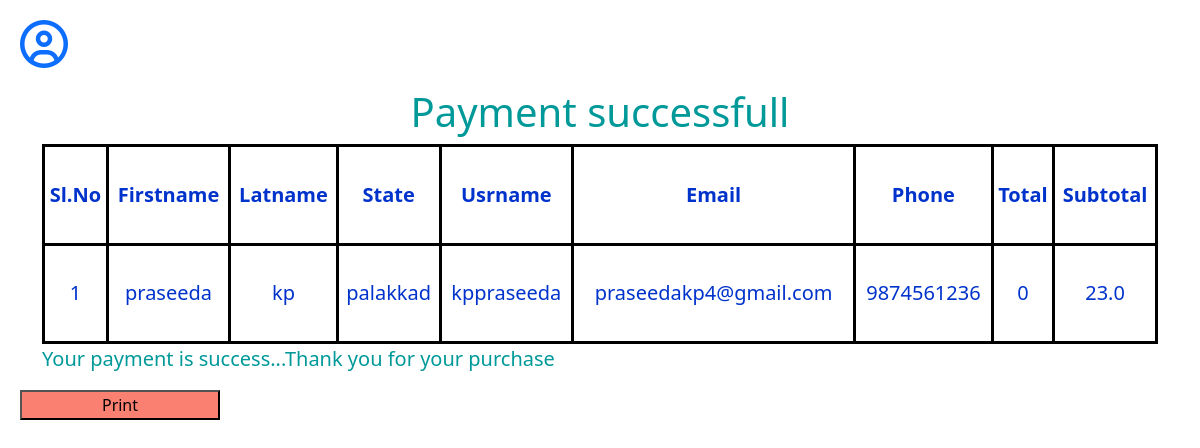
Page /main_app/paymentdisplay/ (signed in) on the committed database.
### main_app/models.py (models this page shows, shortened)
class customerregmodel(models.Model):
    fname=models.CharField(max_length=50)
    lname=models.CharField(max_length=50)
    state=models.CharField(max_length=50)
    image=models.FileField(upload_to='main_app/static')
    uname=models.CharField(max_length=50)
    passw=models.CharField(max_length=50)
    email=models.EmailField()
    phone=models.IntegerField()

### main_app/views.py (the view)
# urls.py: path('paymentdisplay/',paymentdisplay),
def paymentdisplay(request):
    id1=request.session['id']
    s=customerregmodel.objects.all()
    b=cartmodel.objects.all()
    u=[]
    pr=[]
    total=0
    sub=23.00
    for i in b:
        g=i.cid
        u.append(g)
        n=i.cprice
        pr.append(n)
        h=i.cid
        if h == id1:
            total+=i.cprice
    sub+=total
    k=zip(u,pr)
    return render(request,'paymentdisplay.html',{'k':k,'s':s,'id1':id1,'total':total,'sub':sub})

### main_app/templates/paymentdisplay.html (shortened to what this page needs)
<!DOCTYPE html>
<html lang="en">
<head>
     <link href="https://cdn.jsdelivr.net/npm/bootstrap@5.0.2/dist/css/bootstrap.min.css" rel="stylesheet">
</head>
<body id="body">
<div>
  <a href="http://127.0.0.1:8000/main_app/customerprodisplay/"><i class="fa-regular fa-circle-user fa-3x"></i></a>
</div>
<h1>Payment successfull</h1>
<div class="pay" id="data">
  <div class="container">
    <div class="row">
      <div class="col-12">
        <table class="t1">
  <tr>
      <th>Sl.No</th>
    <th>Firstname</th>
    <th>Latname</th>
    <th>State</th>
    <th>Usrname</th>
    <th>Email</th>
    <th>Phone</th>
    <th>Total</th>
    <th>Subtotal</th>
  </tr>
            {% for i in s %}
            {% if i.id == id1 %}
  <tr>
     <td>{{i.id}}</td>
    <td>{{i.fname}}</td>
    <td>{{i.lname}}</td>
    <td>{{i.state}}</td>
    <td>{{i.uname}}</td>
    <td>{{i.email}}</td>
    <td>{{i.phone}}</td>
    <td>{{total}}</td>
    <td>{{sub}}</td>
  </tr>
            {% endif %}
            {% endfor %}
</table>
        <p>Your payment is success...Thank you for your purchase</p>
      </div>
    </div>
  </div>
</div>
<button onclick="myfunction()">Print</button>
</body>
</html>

### main_app/templates/paymentdisplay.html (style rules this page uses)
* { padding:0px; margin:0px; box:border-box; }
.t1 { height:200px; width:100%; }
th,td { border:3px solid black; text-align:center; font-size:20px; color:#0033cc; }
h1 { text-align:center; color:#009999; }
p { font-size:20px; color:#009999; }
.fa-regular { margin:20px; }
button { height:30px; width:200px; margin-left:20px; background:salmon; }

### rows in the picture
customerregmodel: id "1", fname "praseeda", lname "kp", state "palakkad", uname "kppraseeda", email "praseedakp4@gmail.com", phone "9874561236", total "0", sub "23.0"
